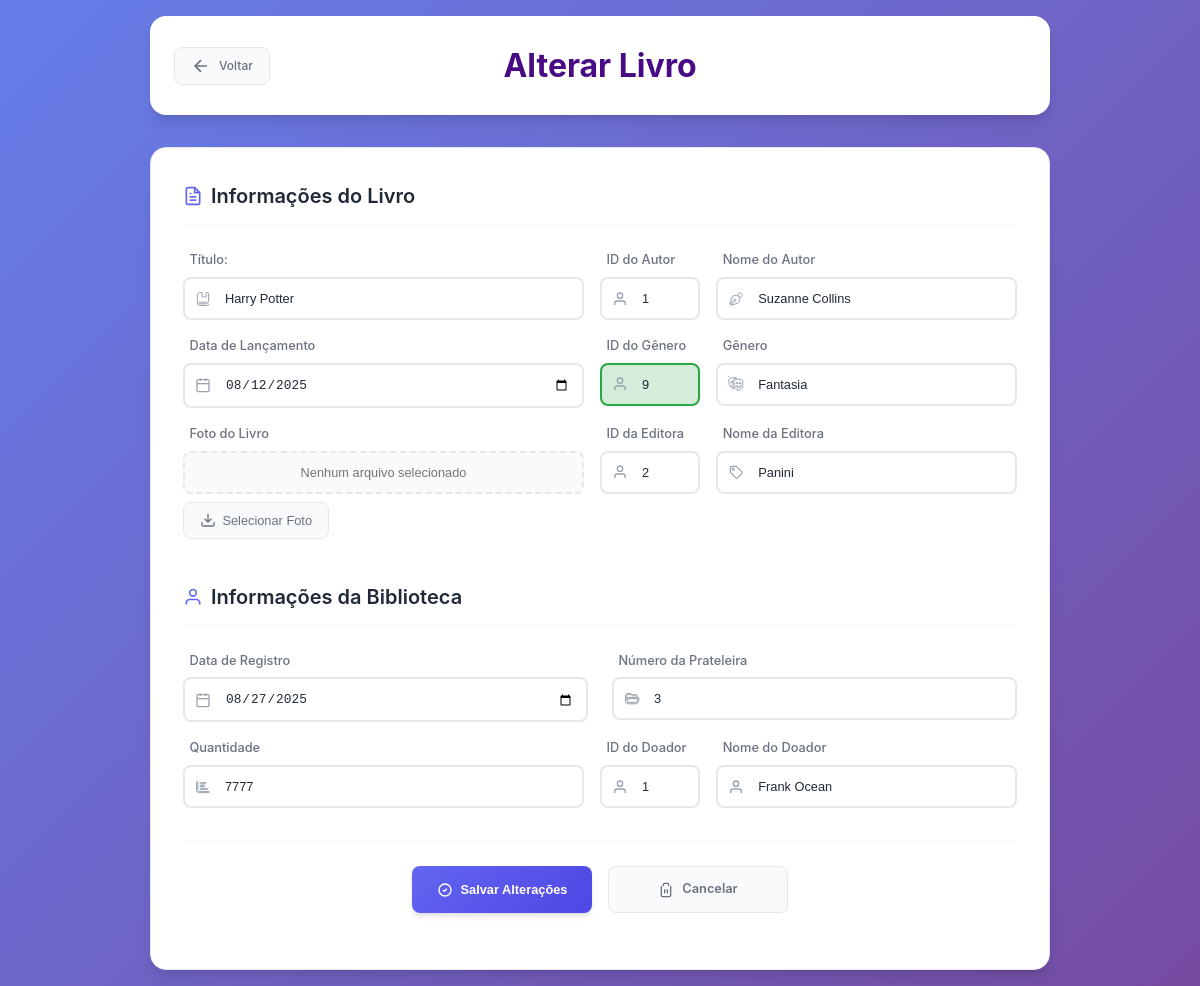
Page /subtelas/alterar_livro.php?id=1 (signed in) on the earlier database version.
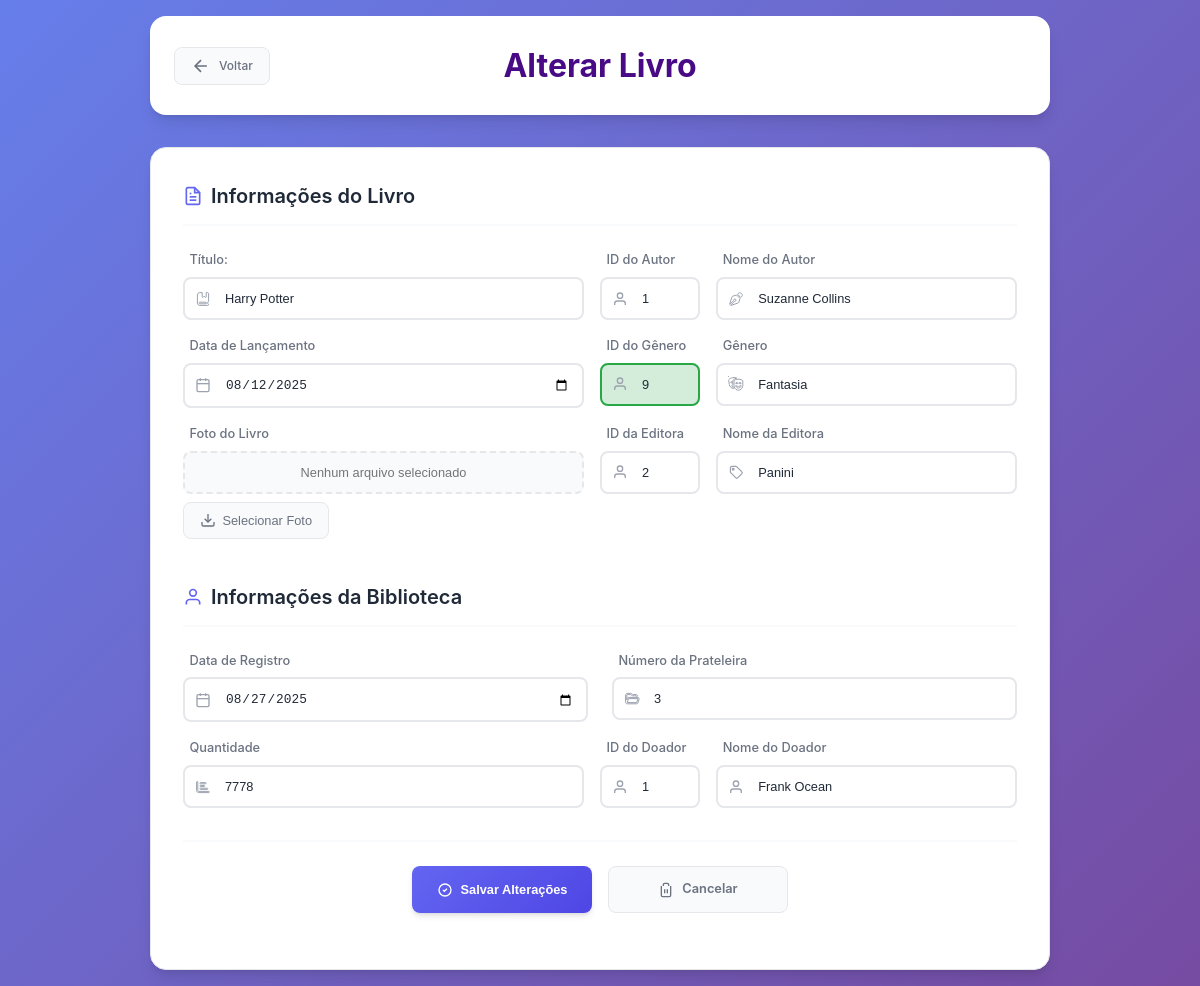
Same page on the later database version.
### tables this page shows
CREATE TABLE `livro` (
  `Cod_Livro` int(11) NOT NULL,
  `Cod_Autor` int(11) DEFAULT NULL,
  `Cod_Editora` int(11) DEFAULT NULL,
  `Cod_Doador` int(11) DEFAULT NULL,
  `Cod_Genero` int(11) DEFAULT NULL,
  `Titulo` varchar(50) NOT NULL,
  `Data_Lancamento` varchar(12) DEFAULT NULL,
  `Data_Registro` varchar(12) DEFAULT NULL,
  `Quantidade` int(11) NOT NULL,
  `Num_Prateleira` char(2) DEFAULT NULL,
  `Foto` longblob NOT NULL
);

CREATE TABLE `autor` (
  `Cod_Autor` int(11) NOT NULL,
  `Nome_Autor` varchar(255) DEFAULT NULL,
  `Telefone` varchar(255) DEFAULT NULL,
  `Email` varchar(255) NOT NULL
);

CREATE TABLE `editora` (
  `Cod_Editora` int(11) NOT NULL,
  `Nome_Editora` varchar(255) DEFAULT NULL,
  `Telefone` varchar(255) DEFAULT NULL,
  `Email` varchar(255) NOT NULL
);

CREATE TABLE `doador` (
  `Cod_Doador` int(11) NOT NULL,
  `Nome_Doador` varchar(255) DEFAULT NULL,
  `Telefone` varchar(255) DEFAULT NULL,
  `Email` varchar(255) NOT NULL
);

### subtelas/alterar_livro.php (the view, shortened to what the changed rows need)
<?php
require_once '../conexao.php';
$id = intval($_GET['id']);
$sql = "SELECT
          l.Cod_Livro,
          l.Cod_Autor,
          l.Cod_Editora,
          l.Cod_Doador,
          l.Cod_Genero,
          l.Titulo,
          l.Data_Lancamento,
          l.Data_Registro,
          l.Quantidade,
          l.Num_Prateleira,
          l.Foto,
          a.Nome_Autor,
          e.Nome_Editora,
          d.Nome_Doador
        FROM livro l
        LEFT JOIN autor a ON l.Cod_Autor = a.Cod_Autor
        LEFT JOIN editora e ON l.Cod_Editora = e.Cod_Editora
        LEFT JOIN doador d ON l.Cod_Doador = d.Cod_Doador
        WHERE l.Cod_Livro = :id";
try {
    $stmt = $pdo->prepare($sql);
    $stmt->bindParam(':id', $id, PDO::PARAM_INT);
    $stmt->execute();
    $livro = $stmt->fetch(PDO::FETCH_ASSOC);
} catch (PDOException $e) {
    die("Erro na consulta: " . $e->getMessage());
}
?>
<!DOCTYPE html>
<html lang="pt-br">
<head>
    <link rel="stylesheet" type="text/css" href="subtelas_css/cadastros.css">
    <link rel="stylesheet" type="text/css" href="subtelas_css/sidebar.css">
</head>
<body>
    <div class="page-wrapper">
        <header class="header">
            <h1>Alterar Livro</h1>
        </header>
        <main class="main-content">
            <div class="container">
                    <form class="formulario" method="POST" action="">
                    <div class="form-section">
                        <h2 class="section-title">
                            Informações do Livro
                        </h2>
                        <div class="form-row" style="display: flex; gap: 1rem; align-items: flex-start;">
                            <div class="input-group" style="flex: 2;">
                                <div class="input-wrapper">
                                    <input type="text" id="titulo" name="titulo" value="<?= htmlspecialchars($livro['Titulo']) ?>" required placeholder="Digite o titulo do livro">
                                </div>
                            </div>
                            <div class="input-group" style="flex: 0.5;">
                                <div class="input-wrapper">
                                    <svg class="input-icon" width="20" height="20" xmlns="http://www.w3.org/2000/svg" viewBox="0 0 24 24" fill="none" stroke="currentColor" stroke-width="2">
                                        <path d="M20 21v-2a4 4 0 0 0-4-4H8a4 4 0 0 0-4 4v2"/>
                                        <circle cx="12" cy="7" r="4"/>
                                    </svg>
                                    <input type="number" id="cod_autor" name="cod_autor" value="<?= htmlspecialchars($livro['Cod_Autor']) ?>" placeholder="ID" style="width: 100px;">
                                </div>
                            </div>
                            <div class="input-group" style="flex: 1.5;">
                                <div class="input-wrapper">
                                    <input type="text" id="autor" name="autor" value="<?= htmlspecialchars($livro['Nome_Autor']) ?>" required placeholder="Nome do autor" readonly>
                                </div>
                            </div>
                        </div>
                        <div class="form-row" style="display: flex; gap: 1rem; align-items: flex-start;">
                            <div class="input-group" style="flex: 2.0">
                                <div class="input-wrapper">
                                    <svg class="input-icon" width="20" height="20" viewBox="0 0 24 24" fill="none" stroke="currentColor" stroke-width="2">
                                        <rect x="3" y="4" width="18" height="18" rx="2" ry="2"/>
                                        <line x1="16" y1="2" x2="16" y2="6"/>
                                        <line x1="8" y1="2" x2="8" y2="6"/>
                                        <line x1="3" y1="10" x2="21" y2="10"/>
                                    </svg>
                                    <input type="date" id="data_lancamento" name="data_lancamento" value="<?= htmlspecialchars($livro['Data_Lancamento']) ?>" required placeholder="Digite a data de lançamento">
                                </div>
                            </div>
                             <div class="input-group" style="flex: 0.5;">
                                <div class="input-wrapper">
                                    <svg class="input-icon" width="20" height="20" xmlns="http://www.w3.org/2000/svg" viewBox="0 0 24 24" fill="none" stroke="currentColor" stroke-width="2">
                                        <path d="M20 21v-2a4 4 0 0 0-4-4H8a4 4 0 0 0-4 4v2"/>
                                        <circle cx="12" cy="7" r="4"/>
                                    </svg>
                                    <input type="number" id="cod_genero_id" name="cod_genero_id" value="<?= htmlspecialchars($livro['Cod_Genero']) ?>" placeholder="ID" style="width: 100px;">
                                </div>
                            </div>
                            <div class="input-group" style="flex: 1.5">
                                <div class="input-wrapper">
                                    <select id="cod_genero" name="cod_genero" class="custom-select" required>
                                        <option value="9" <?= ($livro['Cod_Genero'] == '9') ? 'selected' : '' ?>>Fantasia</option>
                                    </select>
                                </div>
                            </div>
                        </div>
                        <div class="form-row" style="display: flex; gap: 1rem; align-items: flex-start;">
                            <div class="input-group" style="flex: 0.5;">
                                <div class="input-wrapper">
                                    <svg class="input-icon" width="20" height="20" xmlns="http://www.w3.org/2000/svg" viewBox="0 0 24 24" fill="none" stroke="currentColor" stroke-width="2">
                                        <path d="M20 21v-2a4 4 0 0 0-4-4H8a4 4 0 0 0-4 4v2"/>
                                        <circle cx="12" cy="7" r="4"/>
                                    </svg>
                                    <input type="number" id="cod_editora" name="cod_editora" value="<?= htmlspecialchars($livro['Cod_Editora']) ?>" required placeholder="ID">
                                </div>
                            </div>
                            <div class="input-group" style="flex: 1.5;">
                                <div class="input-wrapper">
                                    <input type="text" id="nome_editora" name="nome_editora" value="<?= htmlspecialchars($livro['Nome_Editora']) ?>" required placeholder="Nome da editora" readonly>
                                </div>
                            </div>
                        </div>
                        <br>
                        <div class="form-section">
                            <h2 class="section-title">
                                <svg width="24" height="24" viewBox="0 0 24 24" fill="none" stroke="currentColor" stroke-width="2">
                                    <path d="M20 21v-2a4 4 0 0 0-4-4H8a4 4 0 0 0-4 4v2"/>
                                    <circle cx="12" cy="7" r="4"/>
                                </svg>
                                Informações da Biblioteca
                            </h2>
                            <div class="form-row">
                                <div class="input-group">
                                    <div class="input-wrapper">
                                        <svg class="input-icon" width="20" height="20" viewBox="0 0 24 24" fill="none" stroke="currentColor" stroke-width="2">
                                            <rect x="3" y="4" width="18" height="18" rx="2" ry="2"/>
                                            <line x1="16" y1="2" x2="16" y2="6"/>
                                            <line x1="8" y1="2" x2="8" y2="6"/>
                                            <line x1="3" y1="10" x2="21" y2="10"/>
                                        </svg>
                                        <input type="date" id="data_registro" name="data_registro" value="<?= htmlspecialchars($livro['Data_Registro']) ?>" required placeholder="Digite a data de registro">
                                    </div>
                                </div>
                                <div class="input-group">
                                    <div class="input-wrapper">
                                        <input type="number" id="num_prateleira" name="num_prateleira" value="<?= htmlspecialchars($livro['Num_Prateleira']) ?>" required placeholder="Digite o número da prateleira">
                                    </div>
                                </div>
                            </div>
                            <div class="form-row" style="display: flex; gap: 1rem; align-items: flex-start;">
                                <div class="input-group" style="flex: 2.0;">
                                    <div class="input-wrapper">
                                        <input type="number" id="quantidade" name="quantidade" value="<?= htmlspecialchars($livro['Quantidade']) ?>" required placeholder="Digite a quantidade do livro">
                                    </div>
                                </div>
                                <div class="input-group" style="flex: 0.5;">
                                    <div class="input-wrapper">
                                        <svg class="input-icon" width="20" height="20" viewBox="0 0 24 24" fill="none" stroke="currentColor" stroke-width="2">
                                            <path d="M20 21v-2a4 4 0 0 0-4-4H8a4 4 0 0 0-4 4v2"/>
                                            <circle cx="12" cy="7" r="4"/>
                                        </svg>
                                        <input type="number" id="cod_doador" name="cod_doador" value="<?= htmlspecialchars($livro['Cod_Doador']) ?>" required placeholder="ID">
                                    </div>
                                </div>
                                <div class="input-group" style="flex: 1.5;">
                                    <div class="input-wrapper">
                                        <svg class="input-icon" width="20" height="20" viewBox="0 0 24 24" fill="none" stroke="currentColor" stroke-width="2">
                                            <path d="M20 21v-2a4 4 0 0 0-4-4H8a4 4 0 0 0-4 4v2"/>
                                            <circle cx="12" cy="7" r="4"/>
                                        </svg>
                                        <input type="text" id="nome_doador" name="nome_doador" value="<?= htmlspecialchars($livro['Nome_Doador']) ?>" required placeholder="Nome do doador" readonly>
                                    </div>
                                </div>
                            </div>
                        </div>
                    </form>
                </div>
            </main>
        </div>
</body>
</html>

Differences in the rows shown:
changed livro "Harry Potter": quantidade "7777" → "7778"
